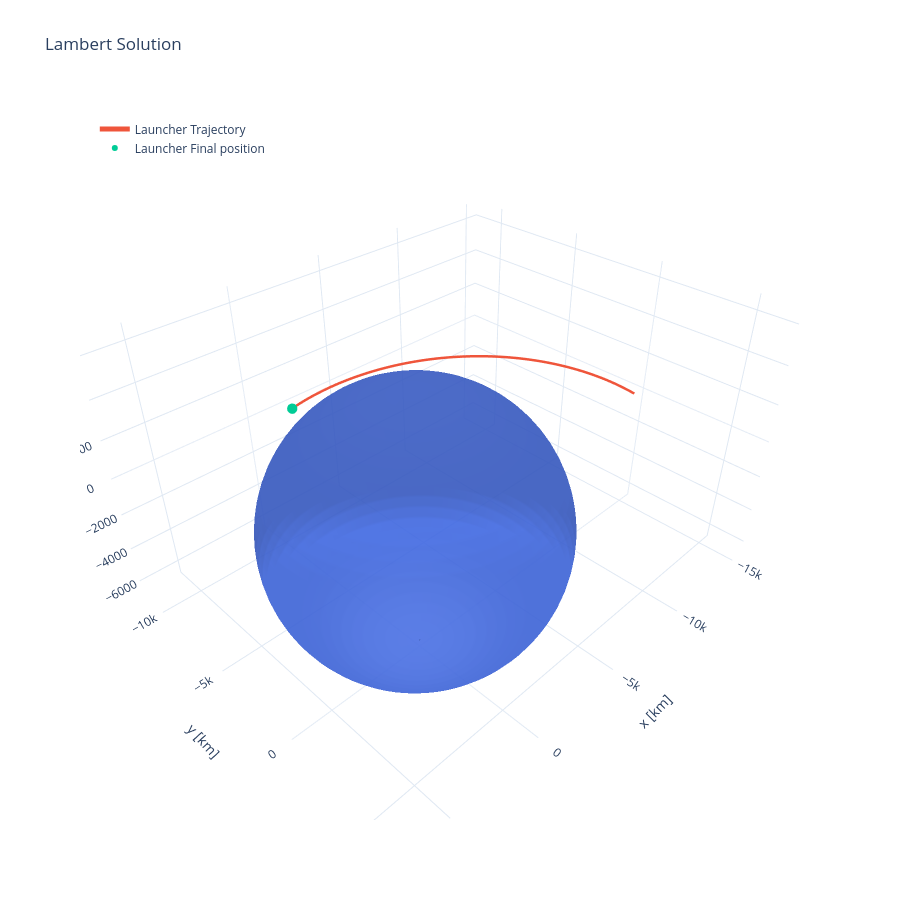

Notebook source saved alongside this figure:
### Code cell
plot_3d(sol.t, sol.y[:3,:].T, "Launcher", title="Lambert Solution")

### Figure 1 — Plotly figure (JSON) as saved in the notebook; plotly's stock layout.template omitted (floating-point values rounded to 4 significant figures; data arrays with more than 128 entries replaced by an {"elided": "..."} marker saying what was removed)
{"data": [{"colorscale": [[0, "royalblue"], [1, "royalblue"]], "name": "Earth", "opacity": 0.7, "showscale": false, "type": "surface", "x": {"elided": "80x40 float values"}, "y": {"elided": "80x40 float values"}, "z": {"elided": "80x40 float values"}}, {"line": {"width": 5}, "mode": "lines", "name": "Launcher Trajectory", "type": "scatter3d", "x": {"elided": "1000 float values"}, "y": {"elided": "1000 float values"}, "z": {"elided": "1000 float values"}}, {"marker": {"size": 6}, "mode": "markers", "name": "Launcher Final position", "type": "scatter3d", "x": [-2000.0], "y": [-11000.0], "z": [0]}], "layout": {"height": 900, "legend": {"x": 0.02, "y": 0.98}, "scene": {"aspectmode": "data", "xaxis": {"title": {"text": "x [km]"}}, "yaxis": {"title": {"text": "y [km]"}}, "zaxis": {"title": {"text": "z [km]"}}}, "title": {"text": "Lambert Solution"}}}
